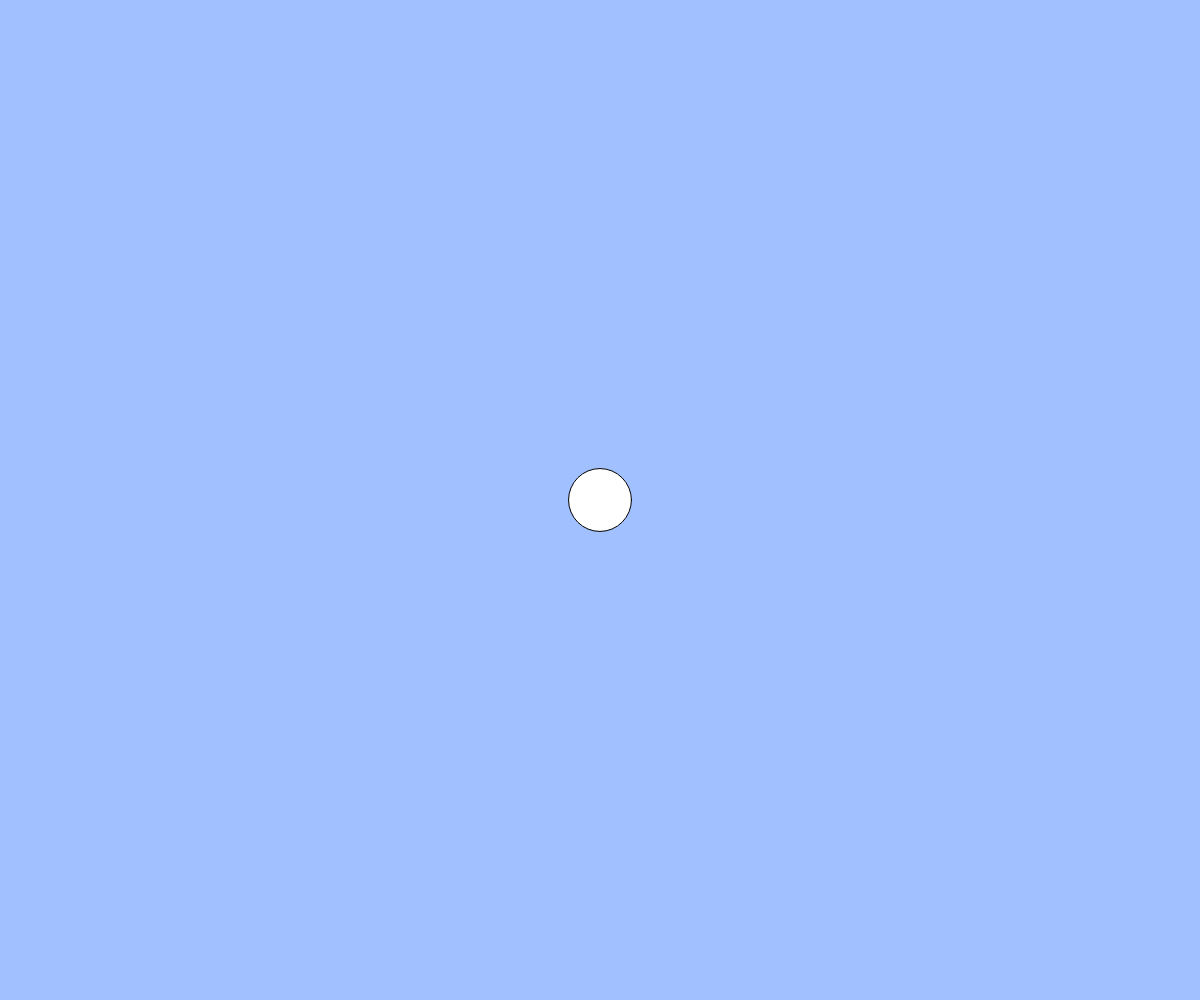
Frame 1 (no input)
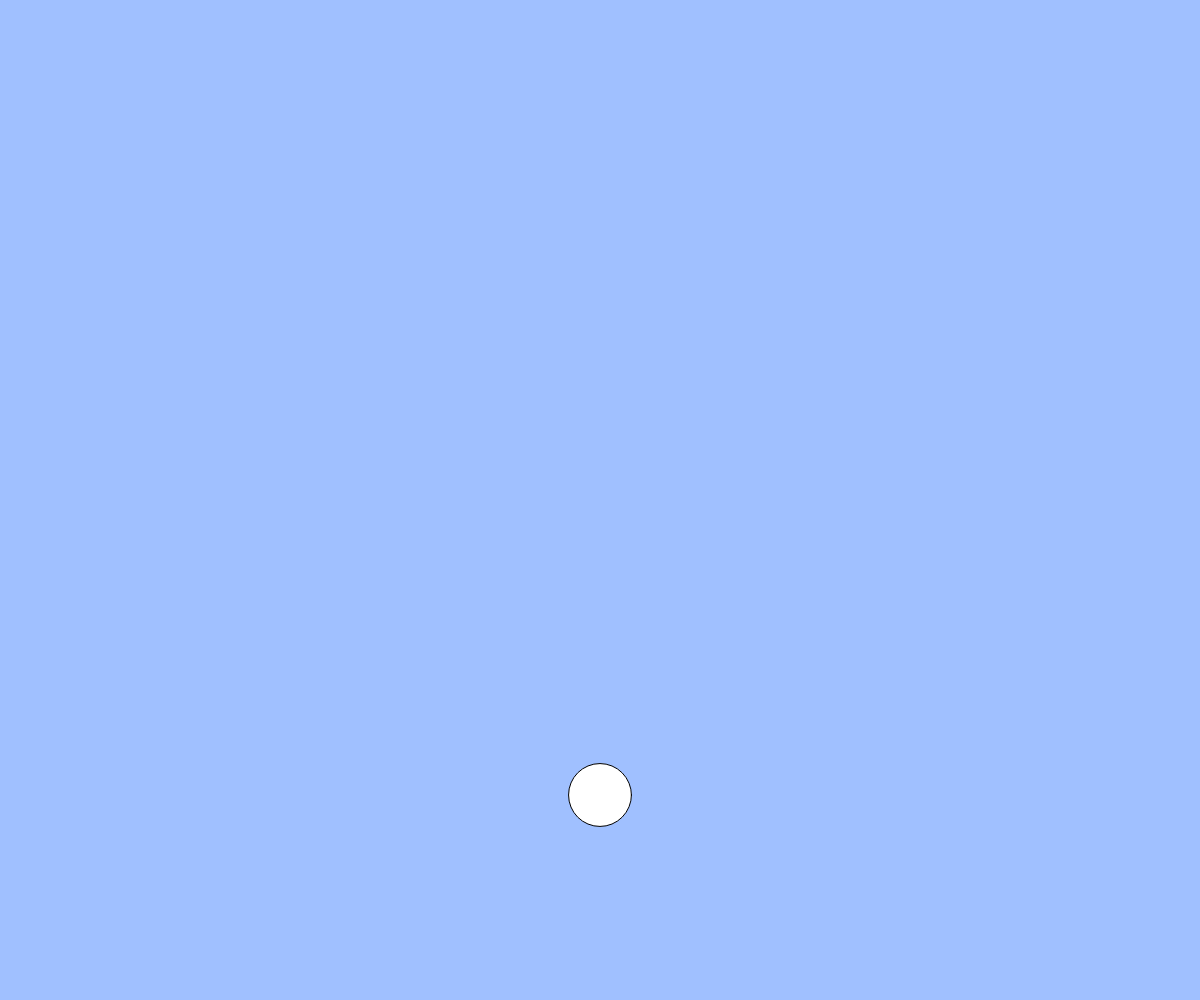
Frame 60 (no input)
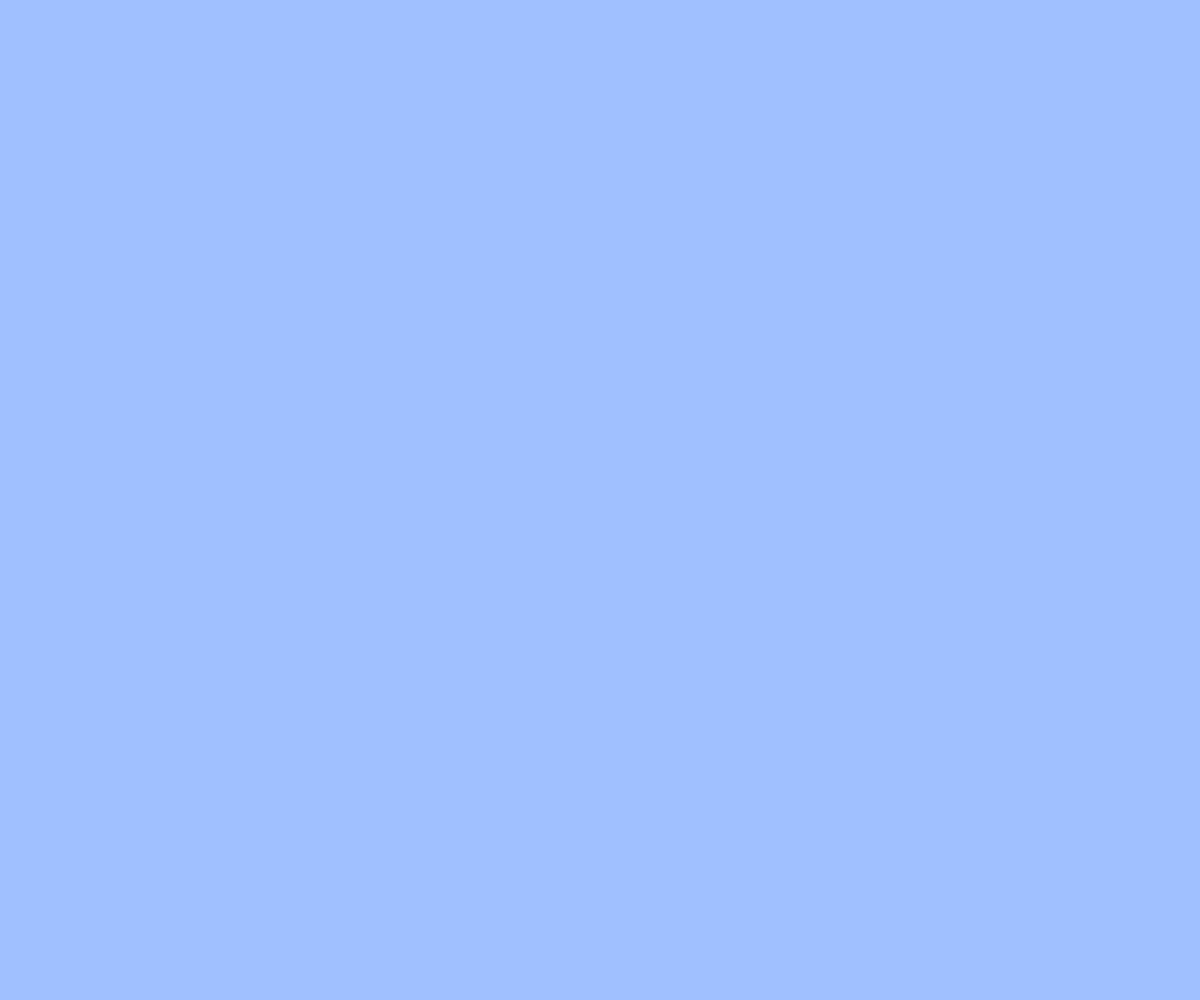
Frame 120 (the mouse pressed at the canvas centre since frame 60)

The p5.js sketch that drew these frames (run headless with seeded random() and noise() and a simulated clock; from frame 60 on, the mouse is pressed at the canvas centre):

// p5.js sketch
// ── sketch.js
//　テキスト「オブジェクト」
// 練習問題：ボールのサイズをランダムに変更してみよう
// 練習問題：何も操作しなくてもボールが湧いてくる機能を追加しよう

let balls;

function setup(){
  createCanvas(windowWidth, windowHeight);
  const c = { x: width/2, y: height/2, size: random(20,80), vx: 0, vy: 5 };
  balls = [c];
}

function draw(){
  background(160, 192, 255);
  for(let i = 0; i < balls.length; i++){
    let b = balls[i];
    ellipse(b.x, b.y, b.size);
    b.x += b.vx;
    b.y += b.vy;
  }

}

function mouseDragged(){
  const dx = mouseX - pmouseX;
  const dy = mouseY - pmouseY;
     if(mag(dx, dy) > 5){
      const b = { x: mouseX, y: mouseY, size: random(20,80), vx: dx, vy: dy };
    balls.push(b);
  }
}




function windowResized(){
  resizeCanvas(windowWidth, windowHeight);
}
